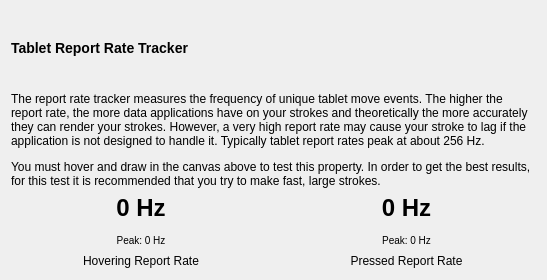
<?xml version="1.0" encoding="UTF-8"?>
<ui version="4.0">
 <class>ReportRateTracker</class>
 <widget class="QWidget" name="ReportRateTracker">
  <property name="geometry">
   <rect>
    <x>0</x>
    <y>0</y>
    <width>547</width>
    <height>280</height>
   </rect>
  </property>
  <property name="windowTitle">
   <string>Form</string>
  </property>
  <layout class="QVBoxLayout" name="verticalLayout">
   <item>
    <widget class="QLabel" name="title">
     <property name="text">
      <string>&lt;h3&gt;Tablet Report Rate Tracker&lt;/h3&gt;</string>
     </property>
    </widget>
   </item>
   <item>
    <widget class="QLabel" name="description">
     <property name="text">
      <string>&lt;p&gt;The report rate tracker measures the frequency of unique tablet move events. The higher the report rate, the more data applications have on your strokes and theoretically the more accurately they can render your strokes. However, a very high report rate may cause your stroke to lag if the application is not designed to handle it. Typically tablet report rates peak at about 256 Hz.&lt;/p&gt;
&lt;p&gt;You must hover and draw in the canvas above to test this property. In order to get the best results, for this test it is recommended that you try to make fast, large strokes.&lt;/p&gt;</string>
     </property>
     <property name="wordWrap">
      <bool>true</bool>
     </property>
    </widget>
   </item>
   <item>
    <layout class="QGridLayout" name="gridLayout">
     <item row="0" column="1">
      <widget class="QLabel" name="pressReportRate">
       <property name="text">
        <string>&lt;h1&gt;0 Hz&lt;/h1&gt;&lt;small&gt;Peak: 0 Hz&lt;/small&gt;</string>
       </property>
       <property name="alignment">
        <set>Qt::AlignCenter</set>
       </property>
      </widget>
     </item>
     <item row="0" column="0">
      <widget class="QLabel" name="hoverReportRate">
       <property name="text">
        <string>&lt;h1&gt;0 Hz&lt;/h1&gt;&lt;small&gt;Peak: 0 Hz&lt;/small&gt;</string>
       </property>
       <property name="alignment">
        <set>Qt::AlignCenter</set>
       </property>
      </widget>
     </item>
     <item row="1" column="0">
      <widget class="QLabel" name="hoverReporRateLabel">
       <property name="text">
        <string>Hovering Report Rate</string>
       </property>
       <property name="alignment">
        <set>Qt::AlignCenter</set>
       </property>
      </widget>
     </item>
     <item row="1" column="1">
      <widget class="QLabel" name="pressReportRateLabel">
       <property name="text">
        <string>Pressed Report Rate</string>
       </property>
       <property name="alignment">
        <set>Qt::AlignCenter</set>
       </property>
      </widget>
     </item>
    </layout>
   </item>
  </layout>
 </widget>
 <resources/>
 <connections/>
</ui>
